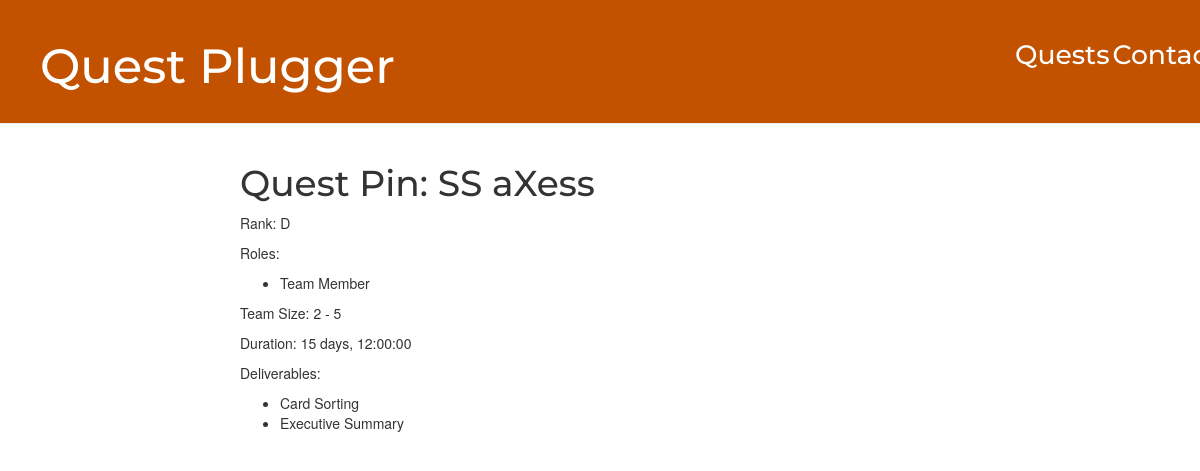
/quests/quest/27/, run on the app's committed database.
### quests/models.py (models this page shows)
class QuestPin(models.Model):
    name = models.CharField(max_length=75)
    rank = models.CharField(
        max_length=1,
        choices=RANK_CHOICES,
        default=F_RANK,
    )
    roles = PatchedMultiSelectField(
        choices=ROLE_CHOICES,
    )
    team_size = models.CharField(
        max_length=12,
        choices=TEAM_SZ_CHOICES,
        default=TEAM_SZ_SOLO,
    )
    duration = models.DurationField()
    def __str__(self):
        return self.name

### quests/views.py (the view)
# urls.py: path('quest/<int:questpin_id>/', views.detail, name='quest_detail'),
def detail(request, questpin_id):
    try:
        quest_pin = QuestPin.objects.get(pk=questpin_id)
        quest_result = QuestResult.objects.get(questpin_id=questpin_id)
        context = {
            'quest_pin': quest_pin,
            'quest_result': quest_result,
        }
    except QuestPin.DoesNotExist:
        raise Http404("Quest does not exist")
    return render(request, 'quests/detail.html', context)

### quests/templates/quests/detail.html
{% extends 'base.html' %}
{% block content %}
    <h1>Quest Pin: {{quest_pin}}</h1>
    {% if quest_pin %}
        <p>Rank: {{quest_pin.rank}}</p>
        <p>Roles: </p>
        <ul>
        {% for role in quest_pin.roles %}
            <li>{{role}}</li>
        {% endfor %}
        </ul>
        <p>Team Size: {{quest_pin.team_size}}</p>
        <p>Duration: {{quest_pin.duration}}</p>
        <p>Deliverables: </p>
        <ul>
        {% for deliverable in quest_result.deliverables %}
            <li>{{deliverable}}</li>
        {% endfor %}
        </ul>
    {% else %}
        <p>No Quest Data</p>
    {% endif %}
{% endblock %}

### static/css/base.css (style rules this page uses)
h1, h2, h3, h4 { font-family: 'Montserrat', cursive; }

### data on the page
QuestPin: name "SS aXess", rank "D", roles "Team Member", team_size "2 - 5", duration "15 days, 12:00:00"

### other printed values
{{ deliverable }} "Card Sorting" "Executive Summary"
